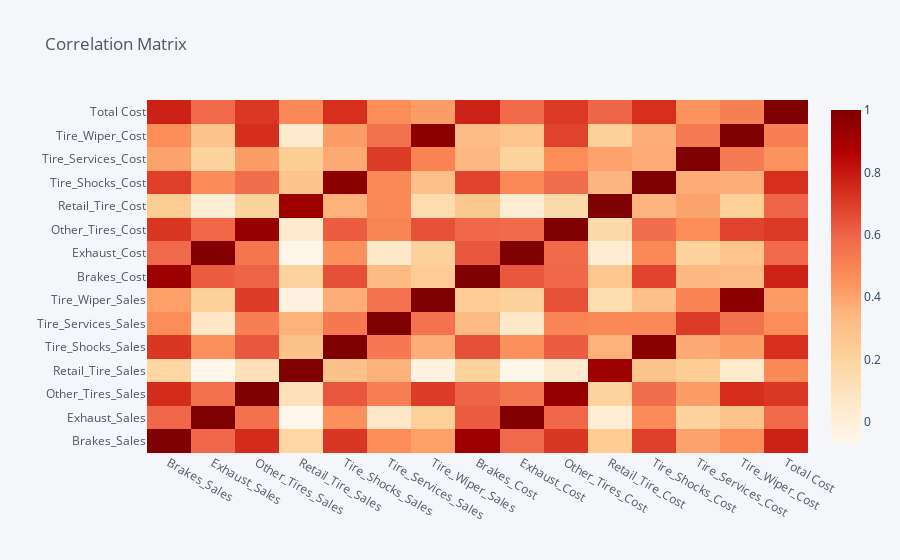

Here is the notebook cell this chart was saved with:
### Code cell
import plotly
import plotly.graph_objects as go
import plotly.express as px
from plotly.offline import plot,iplot
import cufflinks as cf
pd.options.plotting.backend = "plotly"
cf.go_offline()
#Veamos las correlaciones entre variables conyinuas
df_[[x for x in v_cont]].corr(method="spearman").iplot(kind="heatmap",colorscale="orrd",title="Correlation Matrix")

### Figure 1 — Plotly figure (JSON) as saved in the notebook; plotly's stock layout.template omitted (floating-point values rounded to 4 significant figures; data arrays with more than 128 entries replaced by an {"elided": "..."} marker saying what was removed)
{"data": [{"colorscale": [[0, "rgb(255,247,236)"], [0.125, "rgb(254,232,200)"], [0.25, "rgb(253,212,158)"], [0.375, "rgb(253,187,132)"], [0.5, "rgb(252,141,89)"], [0.625, "rgb(239,101,72)"], [0.75, "rgb(215,48,31)"], [0.875, "rgb(179,0,0)"], [1, "rgb(127,0,0)"]], "type": "heatmap", "x": ["Brakes_Sales", "Exhaust_Sales", "Other_Tires_Sales", "Retail_Tire_Sales", "Tire_Shocks_Sales", "Tire_Services_Sales", "Tire_Wiper_Sales", "Brakes_Cost", "Exhaust_Cost", "Other_Tires_Cost", "Retail_Tire_Cost", "Tire_Shocks_Cost", "Tire_Services_Cost", "Tire_Wiper_Cost", "Total Cost"], "y": ["Brakes_Sales", "Exhaust_Sales", "Other_Tires_Sales", "Retail_Tire_Sales", "Tire_Shocks_Sales", "Tire_Services_Sales", "Tire_Wiper_Sales", "Brakes_Cost", "Exhaust_Cost", "Other_Tires_Cost", "Retail_Tire_Cost", "Tire_Shocks_Cost", "Tire_Services_Cost", "Tire_Wiper_Cost", "Total Cost"], "z": {"elided": "15x15 float values"}, "zmax": 1, "zmin": -0.06718}], "layout": {"legend": {"bgcolor": "#F5F6F9", "font": {"color": "#4D5663"}}, "paper_bgcolor": "#F5F6F9", "plot_bgcolor": "#F5F6F9", "title": {"font": {"color": "#4D5663"}, "text": "Correlation Matrix"}, "xaxis": {"gridcolor": "#E1E5ED", "showgrid": true, "tickfont": {"color": "#4D5663"}, "title": {"font": {"color": "#4D5663"}, "text": ""}, "zerolinecolor": "#E1E5ED"}, "yaxis": {"gridcolor": "#E1E5ED", "showgrid": true, "tickfont": {"color": "#4D5663"}, "title": {"font": {"color": "#4D5663"}, "text": ""}, "zerolinecolor": "#E1E5ED"}}}
